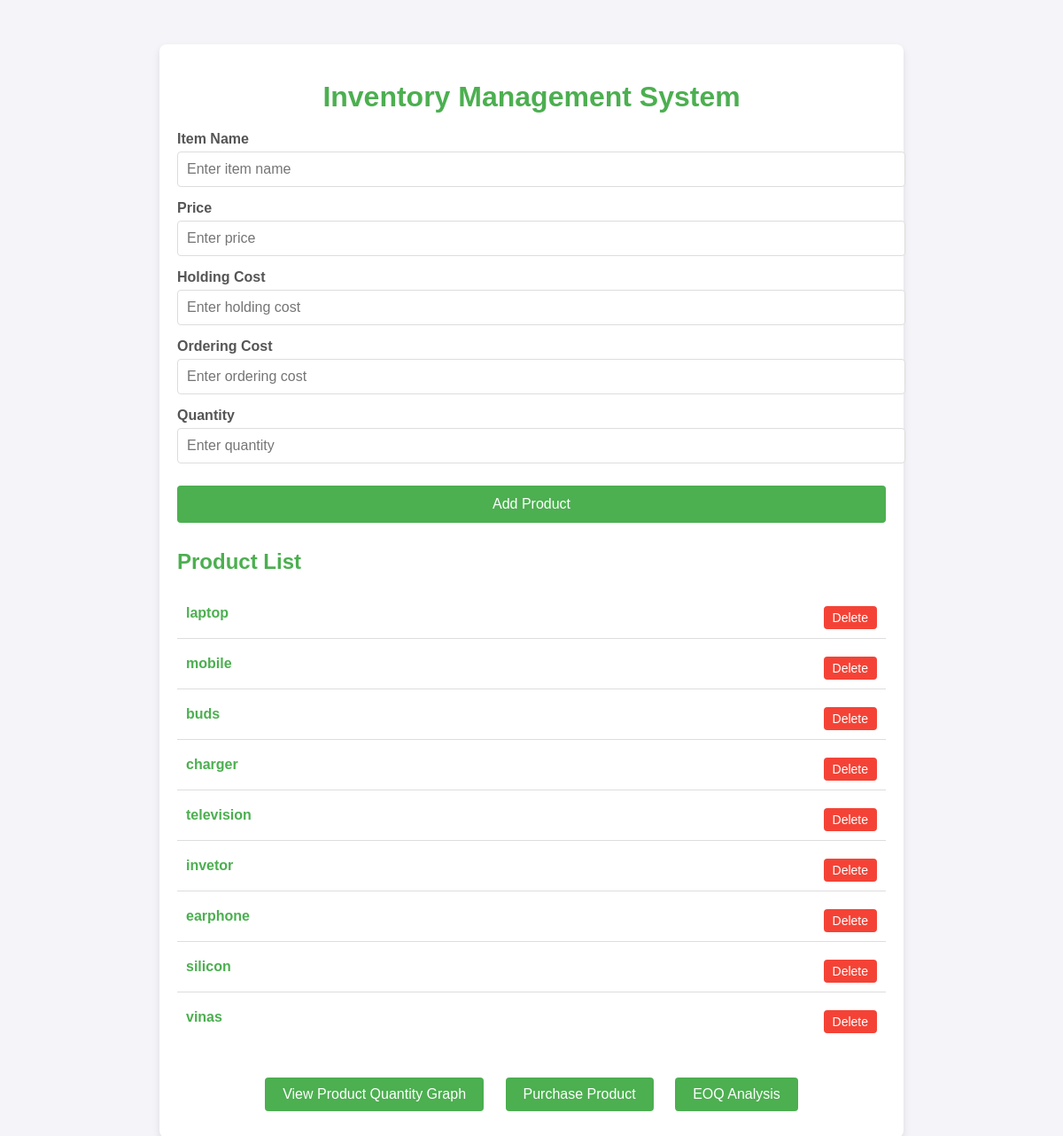
/home/, run on the app's committed database.
### myapp/models.py (models this page shows, shortened)
class Product(models.Model):
    item_name = models.CharField(max_length=100)
    price = models.FloatField()
    holding_cost = models.FloatField()
    ordering_cost = models.FloatField()
    quantity = models.IntegerField()
    predicted_sales = models.FloatField(blank=True, null=True)
    eoq = models.FloatField(blank=True, null=True)

### myapp/views.py (the view, shortened to what this page needs)
# urls.py: 2. Add a URL to urlpatterns:  path('', views.home, name='home')
def home(request):
    products = Product.objects.all()
    return render(request, 'home.html', {'products': products})

### myapp/templates/home.html (shortened to what this page needs)
<!DOCTYPE html>
<html lang="en">
<head>
</head>
<body>
    <div class="container">
        <h1>Inventory Management System</h1>
        <form method="post">
            <div class="form-group">
                <label for="item_name">Item Name</label>
                <input type="text" id="item_name" name="item_name" placeholder="Enter item name" required>
            </div>
            <div class="form-group">
                <label for="price">Price</label>
                <input type="number" id="price" name="price" placeholder="Enter price" required>
            </div>
            <div class="form-group">
                <label for="holding_cost">Holding Cost</label>
                <input type="number" id="holding_cost" name="holding_cost" placeholder="Enter holding cost" required>
            </div>
            <div class="form-group">
                <label for="ordering_cost">Ordering Cost</label>
                <input type="number" id="ordering_cost" name="ordering_cost" placeholder="Enter ordering cost" required>
            </div>
            <div class="form-group">
                <label for="quantity">Quantity</label>
                <input type="number" id="quantity" name="quantity" placeholder="Enter quantity" required>
            </div>
            <button type="submit">Add Product</button>
        </form>
        <div class="product-list">
            <h2>Product List</h2>
            <ul>
                {% for product in products %}
                    <li>
                        <a href="{% url 'product_detail' product.id %}">{{ product.item_name }}</a>
                        <form class="delete-form" action="{% url 'delete_product' product.id %}" method="post">
                            <button type="submit" class="delete-button">Delete</button>
                        </form>
                    </li>
                {% endfor %}
            </ul>
        </div>
        <div class="links-section">
            <a href="{% url 'product_graph' %}">View Product Quantity Graph</a>
            <a href="{% url 'shop' %}">Purchase Product</a>
            <a href="{% url 'analysis' %}">EOQ Analysis</a>
        </div>
    </div>
</body>
</html>

### myapp/templates/home.html (style rules this page uses)
body { font-family: 'Arial', sans-serif; background-color: #f4f4f9; margin: 0; padding: 0; color: #333; }
.container { max-width: 800px; margin: 50px auto; padding: 20px; background: white; border-radius: 8px; box-shadow: 0 4px 8px rgba(0, 0, 0, 0.1); }
h1 { text-align: center; color: #4CAF50; margin-bottom: 20px; }
.form-group { margin-bottom: 15px; }
.form-group label { display: block; font-weight: bold; margin-bottom: 5px; color: #555; }
.form-group input { width: 100%; padding: 10px; border: 1px solid #ddd; border-radius: 4px; font-size: 16px; }
button { width: 100%; padding: 12px; background-color: #4CAF50; color: white; border: none; border-radius: 4px; font-size: 16px; cursor: pointer; margin-top: 10px; }
.product-list { margin-top: 30px; }
.product-list h2 { color: #4CAF50; margin-bottom: 15px; }
.product-list ul { list-style-type: none; padding: 0; }
.product-list li { padding: 10px; border-bottom: 1px solid #ddd; display: flex; justify-content: space-between; align-items: center; }
.product-list li:last-child { border-bottom: none; }
.product-list a { text-decoration: none; color: #4CAF50; font-weight: bold; }
.delete-form { display: inline; }
.delete-button { background-color: #f44336; color: white; border: none; padding: 5px 10px; border-radius: 4px; cursor: pointer; font-size: 14px; }
.links-section { margin-top: 30px; text-align: center; }
.links-section a { display: inline-block; margin: 10px; padding: 10px 20px; background-color: #4CAF50; color: white; text-decoration: none; border-radius: 4px; font-size: 16px; }

### data on the page
Product: item_name "laptop"
Product: item_name "mobile"
Product: item_name "buds"
Product: item_name "charger"
Product: item_name "television"
Product: item_name "invetor"
Product: item_name "earphone"
Product: item_name "silicon"
Product: item_name "vinas"
